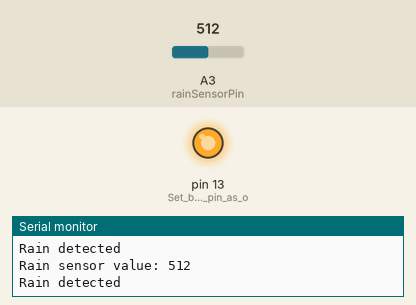
Recording of a sketch running on a simulated Arduino Uno, built with avr-gcc and run on an emulated ATmega328P. On the bench: output pins drawn as LEDs (lit = HIGH), the last lines printed to the serial monitor. The test bench sets the inputs (shaded band); at power-on: A3 (rainSensorPin) = 512.

Above: at 1.8 s.
1.9 s: A3 (rainSensorPin) set to 986
3.4 s: A3 (rainSensorPin) set to 1010
At 4.9 s:
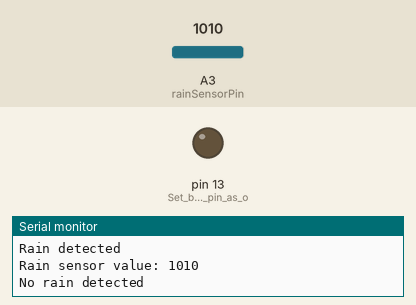
5.5 s: A3 (rainSensorPin) set to 990
At 6.4 s:
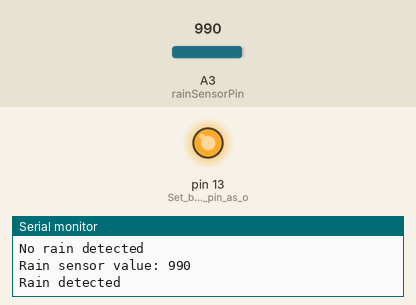
7.5 s: A3 (rainSensorPin) set to 1023
At 9.2 s:
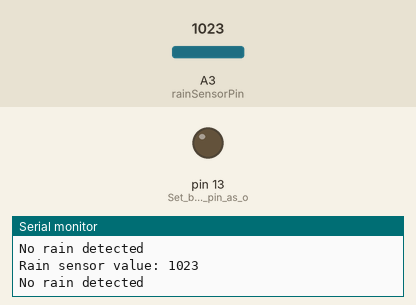
Timing chart, 0 to 10.5 s (numbered marks = the images above; inputs shaded):
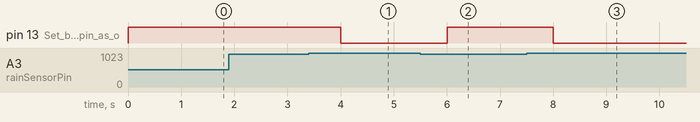

Measured:
- the behaviour switches between 999 and 1000 on A3 (rainSensorPin) (found by bisection; images 0 and 1)
- after the input at 3.4 s, pin 13 (Set_built-in_LED_pin_as_o): HIGH → LOW after 0.60 s
- after the input at 5.5 s, pin 13 (Set_built-in_LED_pin_as_o): LOW → HIGH after 0.50 s
- after the input at 7.5 s, pin 13 (Set_built-in_LED_pin_as_o): HIGH → LOW after 0.51 s

The sketch:

rain.ino
```cpp
const int rainSensorPin = A3; // Analog pin connected to the rain sensor

void setup() {
  pinMode(rainSensorPin, INPUT); // Set rain sensor pin as input
  pinMode(LED_BUILTIN, OUTPUT); // Set built-in LED pin as output
  Serial.begin(9600); // Start serial communication
}

void loop() {
  int rainValue = analogRead(rainSensorPin); // Read analog value from rain sensor
  Serial.print("Rain sensor value: ");
  Serial.println(rainValue);

  // Check if it's raining heavily
  if (rainValue < 1000) { // You may need to adjust this threshold based on your sensor
    digitalWrite(LED_BUILTIN, HIGH); // Turn on built-in LED
    Serial.println("Rain detected");
  } else {
    digitalWrite(LED_BUILTIN, LOW); // Turn off built-in LED
    Serial.println("No rain detected");
  }

  delay(1000); // Delay before next iteration
}
```
